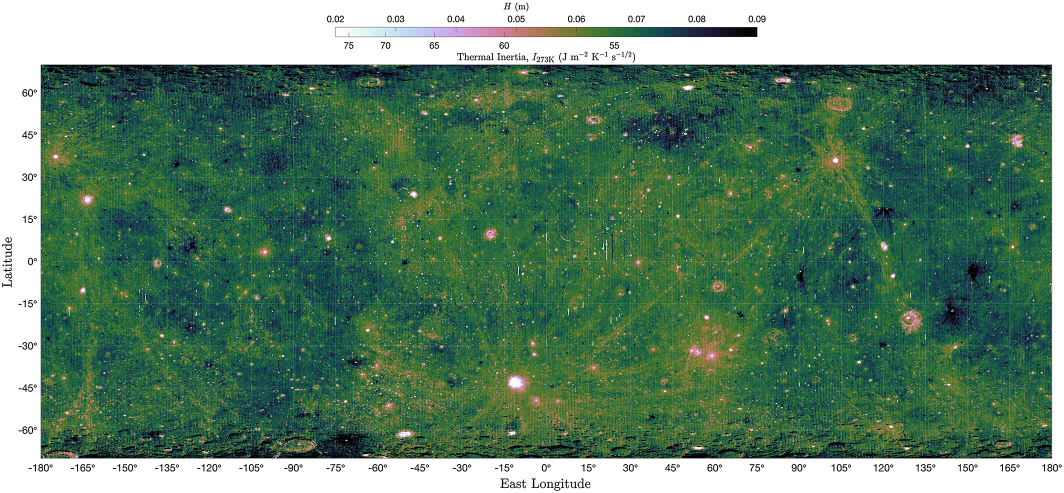
#> input picture demo_1/jgre20757-fig-0007-m.jpg, 2128 x 986 px (shown at 1/2 size)
$ python test_1_demo1.py
#> lines starting #> are read from the running program, lines starting #| are printed output that depends on the picture
#> in get_colormap, data_img is the input picture: shape (986, 2128, 3); mean B, G, R 107.8, 131.9, 95.5
#> in get_colormap, `box_data = data_img[box_rightup[1]:box_leftdown[1], box_leftdown[0]:bo..`:
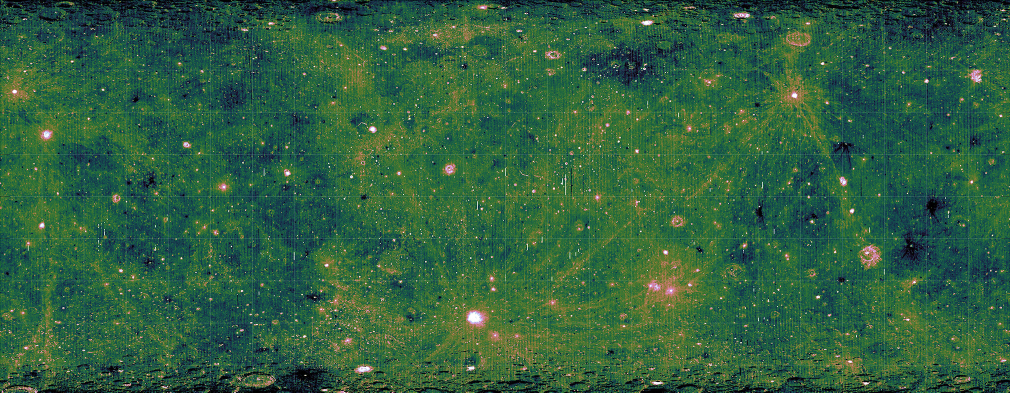
#> box_data: shape (785, 2020, 3) (shown at 1/2 size); mean R, G, B 48.1, 96.2, 64.2
### Get_Data_from_Coloarmap.py
import cv2
import numpy as np
import cupy as cp
import matplotlib.pyplot as plt
from matplotlib.colors import ListedColormap
from matplotlib.colors import BoundaryNorm

# 数据匹配         map       colorbar    color最小值      color最大值
# [11 lines left out: function data_matching_cupy, not called in this run]

# 数据匹配         map       colorbar    color最小值      color最大值
def data_matching(box_data, box_cb, box_left_real_cb, box_right_real_cb):
    box_data_4d = np.expand_dims(box_data, axis=-2)
    box_cb_4d = np.reshape(box_cb, (1, 1, len(box_cb), 3))
    loss = box_data_4d - box_cb_4d
    loss = np.sqrt(np.sum(loss**2, axis=3))
    loss = np.argmin(loss, axis=2)
    data = box_left_real_cb + loss * (box_right_real_cb-box_left_real_cb) / len(box_cb)
    return data

# 获取colorbar      路径        左下            右上           左侧最小值           右侧最大值
def get_colorbar(barname, box_leftdown_cb, box_rightup_cb, box_left_real_cb, box_right_real_cb, show=False):
#> called with barname = './demo_1/colorbar.png', box_left_real_cb = 0.02, box_right_real_cb = 0.09, show = True
    coloarbar_img = cv2.imread(barname)
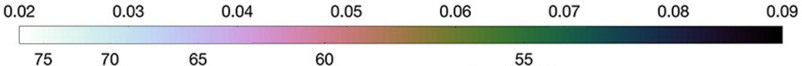
#> input picture demo_1/colorbar.png, 802 x 66 px
#> coloarbar_img is the input picture: shape (66, 802, 3); mean B, G, R 212.7, 212.6, 212.4
    coloarbar_img = cv2.cvtColor(coloarbar_img, cv2.COLOR_BGR2RGB)
    box_cb = coloarbar_img[box_rightup_cb[1]:box_leftdown_cb[1], box_leftdown_cb[0]:box_rightup_cb[0], :]
    box_cb = box_cb.astype(np.float32)
    box_cb = np.mean(box_cb, axis=0)
#> box_cb = 760 rows, first 8: [255, 255, 255], [255, 255, 255], [255, 255, 255], [255, 255, 255], [254, 254, 254], [253, 253, 253], [251.4, 253, 252.9], [251.9, 253.9, 252.9]
    if show:
        print(box_cb.shape)
#| (760, 3)
        box_cb_show = np.array([box_cb/255])
#> box_cb_show = 760 rows, first 8: [1, 1, 1], [1, 1, 1], [1, 1, 1], [1, 1, 1], [0.996, 0.996, 0.996], [0.992, 0.992, 0.992], [0.986, 0.992, 0.992], [0.988, 0.996, 0.992]
        plt.imshow(box_cb_show, extent = [box_left_real_cb, box_right_real_cb, 0, 1], aspect='auto')
        plt.show()
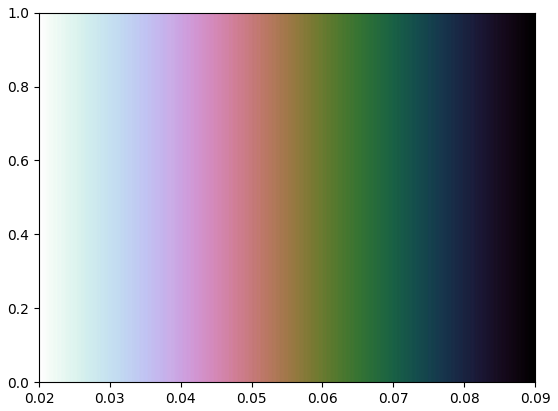
#> figure drawn by matplotlib, 1 panel
    return box_cb

# 获取colormap      路径        左下            右上           左下值           右上值
def get_colormap(dataname, box_leftdown, box_rightup, box_leftdown_real, box_rightup_real, show=False):
    data_img = cv2.imread(dataname)
    data_img = cv2.cvtColor(data_img, cv2.COLOR_BGR2RGB)
    box_data = data_img[box_rightup[1]:box_leftdown[1], box_leftdown[0]:box_rightup[0], :]
    box_data = box_data.astype(np.float32)
    if show:
        plt.imshow(box_data/255, extent = [box_leftdown_real[0], box_rightup_real[0], box_leftdown_real[1], box_rightup_real[1]])
        plt.show()
    return box_data

def cut_data(data_mat, block=20):
    split_arr_2d = np.array_split(data_mat, block, axis=1)
    return split_arr_2d

# [59 lines left out: functions data_matching_block_cupy, data_matching_block, display_get_data, find_data, not called in this run]

### test_1_demo1.py
from Get_Data_from_Coloarmap import *

if __name__ == "__main__":
    # 读取colormap
    box_leftdown = [82, 915]        # x,y
    box_leftdown_real = [-180, -70] # x,y
    box_rightup = [2102, 130]       # x,y
    box_rightup_real = [180, 70]    # x,y

    box_data = get_colormap("./demo_1/jgre20757-fig-0007-m.jpg", box_leftdown, box_rightup, box_leftdown_real, box_rightup_real, True)

    # 读取coloarbar
    box_leftdown_cb = [20, 40]        # x,y
    box_left_real_cb = 0.02
    box_rightup_cb = [780, 30]       # x,y
    box_right_real_cb = 0.09
    box_cb = get_colorbar("./demo_1/colorbar.png", box_leftdown_cb, box_rightup_cb, box_left_real_cb, box_right_real_cb, True)

    block = 1000
    # 四个解决方案案例
    # 数据不切块CPU计算
    print("run1")
    get_data_1 = data_matching(box_data, box_cb, box_left_real_cb, box_right_real_cb)
#> (the run stopped early here; a loop or call above may not have finished)
